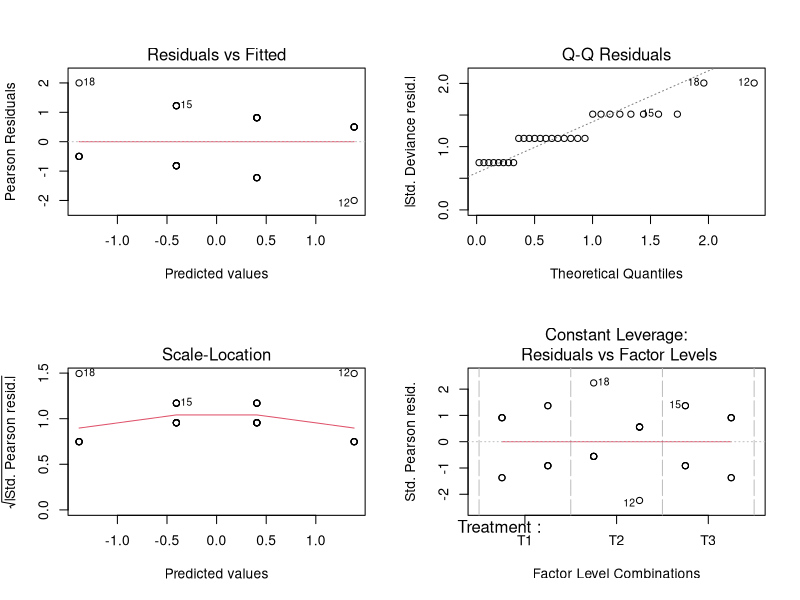
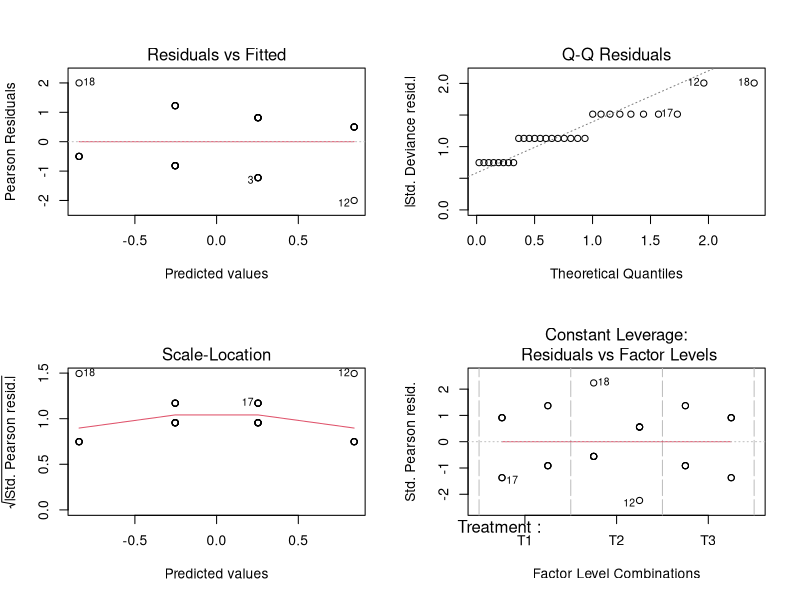
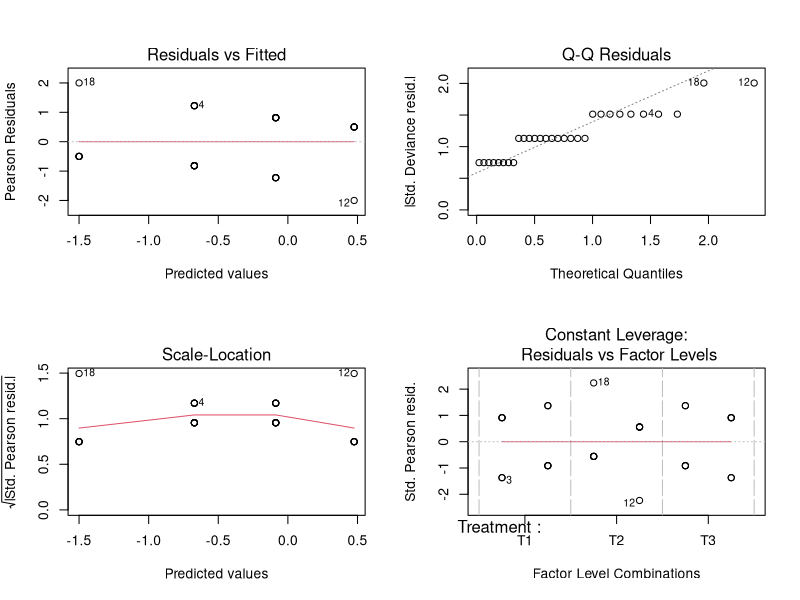
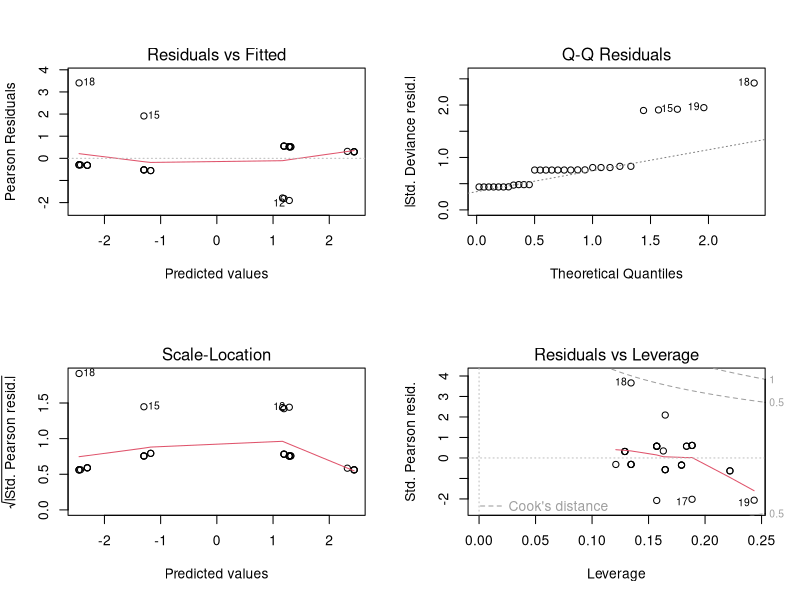
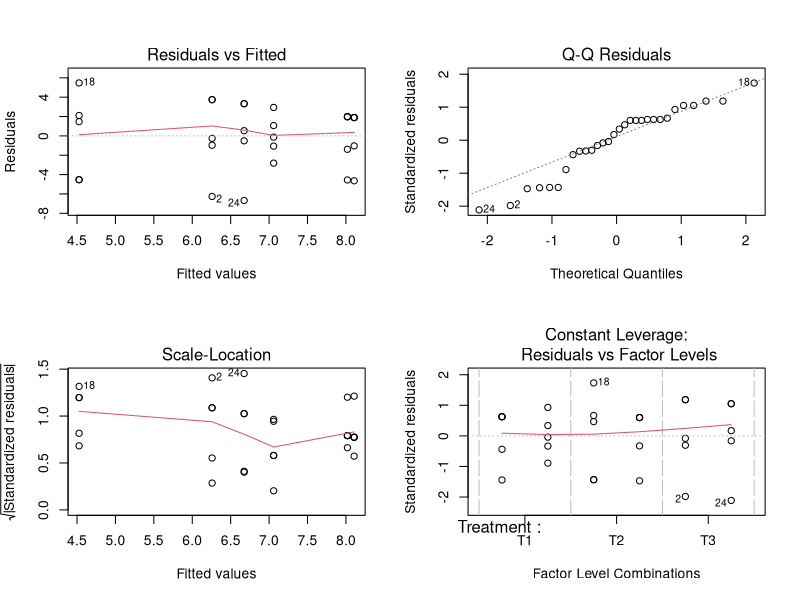
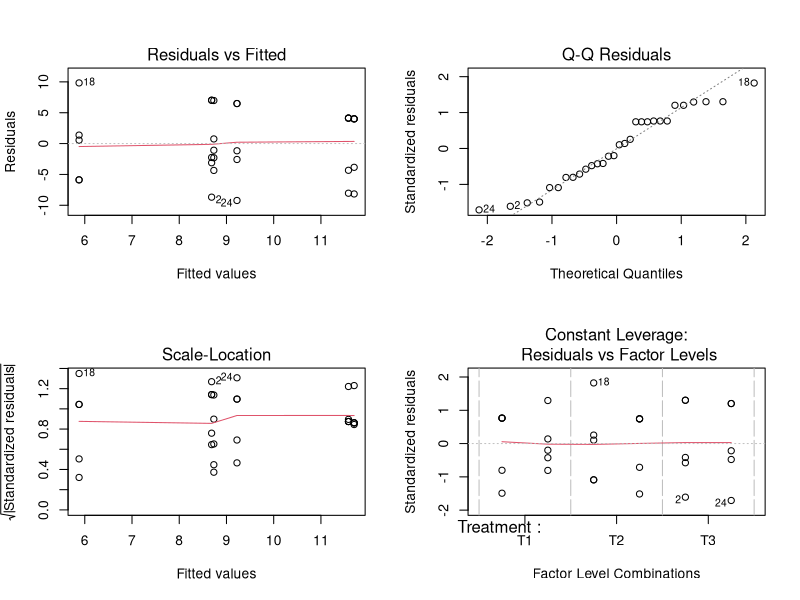

Reproduce these figures in R, in order.
## ---- chunk 1
knitr::opts_chunk$set(echo = TRUE)
## ---- chunk 2
dat <- read.csv("STAT0029_Raw data.csv", header=TRUE)

#change strategy to 1/0
dat$Strategy <- as.factor(ifelse(dat$Strategy=="TFT_C", 0, 1))
dat$Treatment <- as.factor(dat$Treatment)
dat$Human <- as.factor(ifelse(dat$Human=="y", 1, 0))
dat$PD <- as.factor(ifelse(dat$PD=="y", 1, 0))
dat$PDp <- as.factor(ifelse(dat$PDp=="y", 1, 0))
## ---- chunk 3
dat$Coop <- as.factor(ifelse(dat$Yi>=50, 1, 0))
## ---- chunk 4
log_model_logit <- glm(Coop ~ Treatment*Strategy, data=dat, family=binomial)
summary(log_model_logit)
par(mfrow=c(2,2))
plot(log_model_logit)
## ---- chunk 5
log_model_probit <- glm(Coop ~ Treatment*Strategy, data=dat, family=binomial(link="probit"))
summary(log_model_probit)
par(mfrow=c(2,2))
plot(log_model_probit)
## ---- chunk 6
log_model_cloglog <- glm(Coop ~ Treatment*Strategy, data=dat, family=binomial(link="cloglog"))
summary(log_model_cloglog)
par(mfrow=c(2,2))
plot(log_model_cloglog)
## ---- chunk 7
log_model_human <- glm(Coop ~ Treatment + Strategy + Human, data=dat, family=binomial)
summary(log_model_human)
par(mfrow=c(2,2))
plot(log_model_human)
## ---- chunk 8
dat$Ysq <- (dat$Yi)^0.5
## ---- chunk 9
model_lm <- lm(Ysq ~ Treatment * Strategy, data=dat)
summary(model_lm)
par(mfrow=c(2,2))
plot(model_lm)
## ---- chunk 10
dat$Yat <- 10*asin(((dat$Yi)/100)^0.5)
## ---- chunk 11
model_lm_at <- lm(Yat ~ Treatment * Strategy, data=dat)
summary(model_lm_at)
par(mfrow=c(2,2))
plot(model_lm_at)
